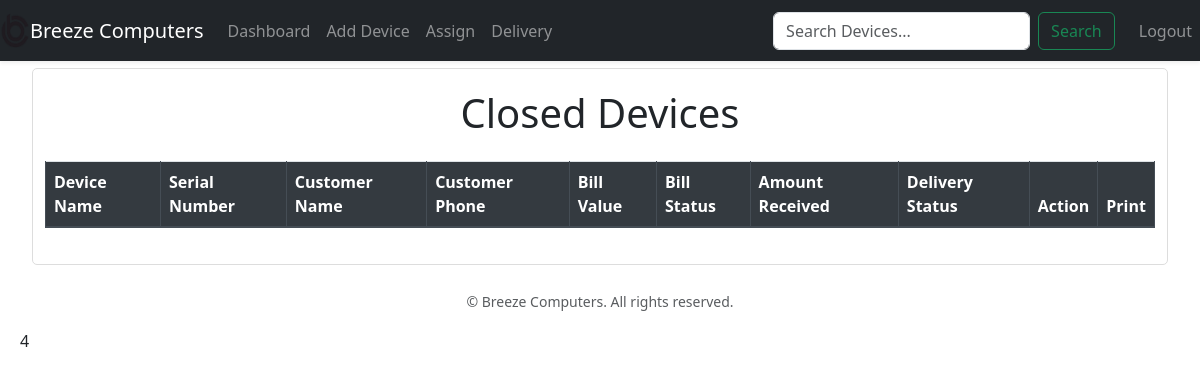
Before: /closed_devices (signed in) with the older database file.
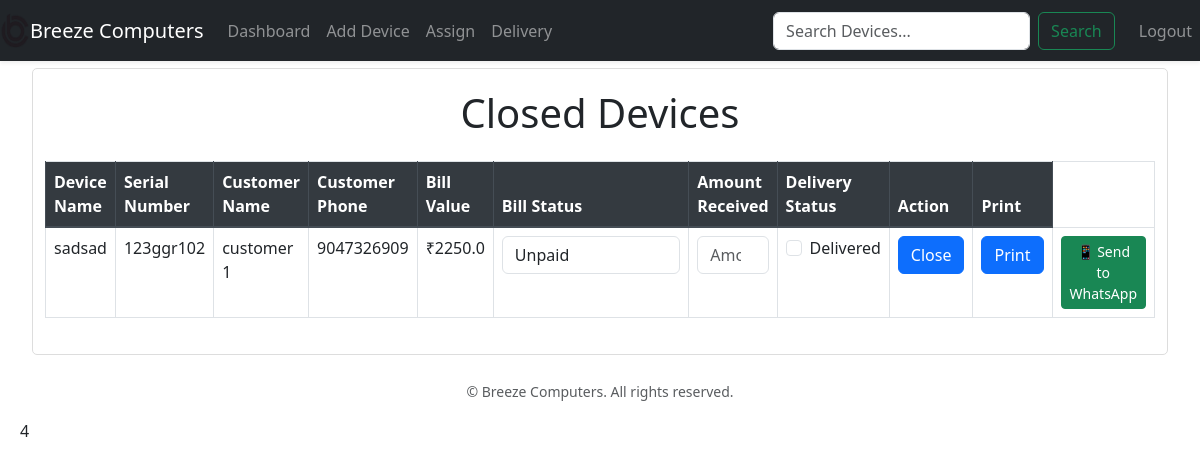
After: the same page with the newer database file.
### models.py (models this page shows, shortened)
class Device(db.Model):
    id = db.Column(db.Integer, primary_key=True)
    device_type = db.Column(db.String(100), nullable=False)
    device_name = db.Column(db.String(100), nullable=False)
    model = db.Column(db.String(100), nullable=False)
    serial_number = db.Column(db.String(100), nullable=False)
    issue_description = db.Column(db.Text, nullable=False)
    device_status = db.Column(db.String(100),nullable=False)
    assign_status = db.Column(db.String(100), default='Unassigned')
    remark = db.Column(db.Text)
    service_id = db.Column(db.Integer, unique=True, nullable=False)
    assigned_to = db.Column(db.Integer)
    added_by = db.Column(db.Integer, db.ForeignKey('user.id'), nullable=False)
    bill_value = db.Column(db.Float, default=0.0)
    bill_status = db.Column(db.String(20), default="unpaid")
    received_date = db.Column(DateTime, nullable=False)
    expected_delivery_date = db.Column(DateTime, nullable=False)
    expected_budget = db.Column(Float, nullable=False)
    customer_id = db.Column(db.Integer, db.ForeignKey('customer.id'), nullable=False)

class Customer(db.Model):
    id = db.Column(db.Integer, primary_key=True)
    name = db.Column(db.String(100), nullable=False)
    location = db.Column(db.String(100), nullable=False)
    whatsapp_number = db.Column(db.String(20), unique=True, nullable=False)
    device_count = db.Column(db.Integer, default=0)
    bill_value = db.Column(db.Float, default=0.0)
    devices = db.relationship('Device', backref='customer', lazy=True)

### app_cusdata.py (the view)
@app.route('/closed_devices')
@login_required
def closed_devices():
    if current_user.user_level !='staff':
        closed_devices = Device.query.filter_by(assign_status='Closed').all()
        device_customer_info = {}
        for device in closed_devices:
            customer = Customer.query.get(device.customer_id)
            device_customer_info[device.id] = customer
        return render_template('closed_devices.html', closed_devices=closed_devices,
                               device_customer_info=device_customer_info)
    return redirect(url_for('dashboard'))

### app_cusdata.py (called while the page is built)
@app.context_processor
def inject_csrf_token():
    return dict(csrf_token=generate_csrf)

@login_manager.user_loader
def load_user(user_id):
    return User.query.get(int(user_id))

### templates/closed_devices.html (shortened to what this page needs)
{% extends "base.html" %}
{% block content %}
<div class="container mt-5">
    <h1 class="text-center mb-4">Closed Devices</h1>
    <table class="table table-bordered">
        <thead class="thead-dark">
            <tr>
                <th>Device Name</th>
                <th>Serial Number</th>
                <th>Customer Name</th>
                <th>Customer Phone</th>
                <th>Bill Value</th>
                <th>Bill Status</th>
                <th>Amount Received</th>
                <th>Delivery Status</th>
                <th>Action</th>
                <th>Print</th>
            </tr>
        </thead>
        <tbody>
            {% for device in closed_devices %}
                <tr id="device-{{ device.id }}">
                    <td>{{ device.device_name }}</td>
                    <td>{{ device.serial_number }}</td>
                    <td>{{ device_customer_info[device.id].name }}</td>
                    <td>{{ device_customer_info[device.id].whatsapp_number }}</td>
                    <td>₹{{ device.bill_value }}</td>
                    <td style="width:100%">
                        <select class="form-control">
                            <option value="unpaid">Unpaid</option>
                        </select>
                    </td>
                    <td>
                        <input type="number" class="form-control" placeholder="Amount Received (₹)">
                    </td>
                    <td>
                        <div class="form-check">
                            <input class="form-check-input" type="checkbox" id="deliveryStatus-{{ device.id }}">
                            <label class="form-check-label" for="deliveryStatus-{{ device.id }}">
                                Delivered
                            </label>
                        </div>
                    </td>
                    <td>
                        <button type="button" class="btn btn-primary" onclick="closeDevice('{{ device.id }}')">Close</button>
                    </td>
                    <td>
                        <button type="button" class="btn btn-primary" onclick="printDevice('{{ device.id }}')">Print</button>
                    </td>
                    <td>
                    <button class="btn btn-success btn-sm" onclick="sendToWhatsApp('{{ device.customer_phone }}', {{ device.id }})">
    📱 Send to WhatsApp
</button>
                    </td>
                </tr>
            {% endfor %}
        </tbody>
    </table>
{% endblock %}
{% block scripts %}
4
{% endblock %}

Changed rows visible on the page:
now on this page (row edited): Device: device_name "sadsad", serial_number "123ggr102", bill_value "2250.0"
now on this page (row unchanged): Customer: name "customer 1", whatsapp_number "9047326909"
